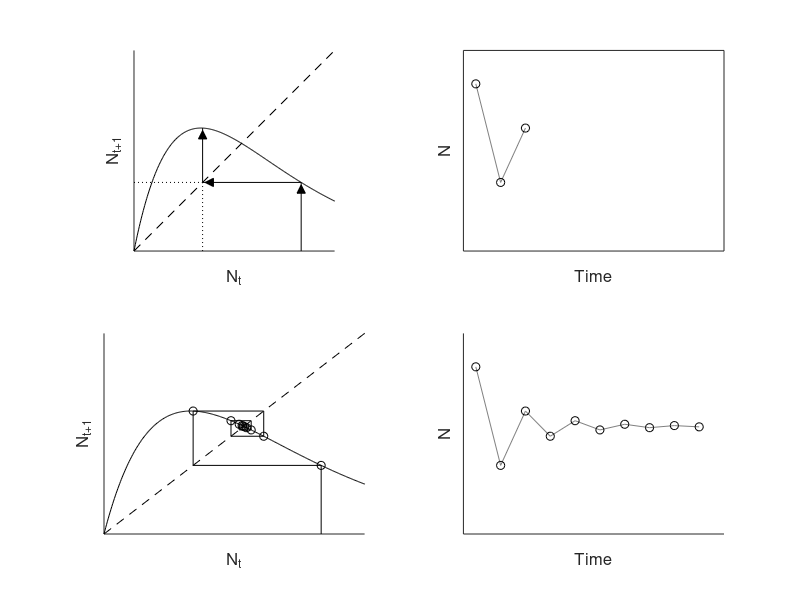
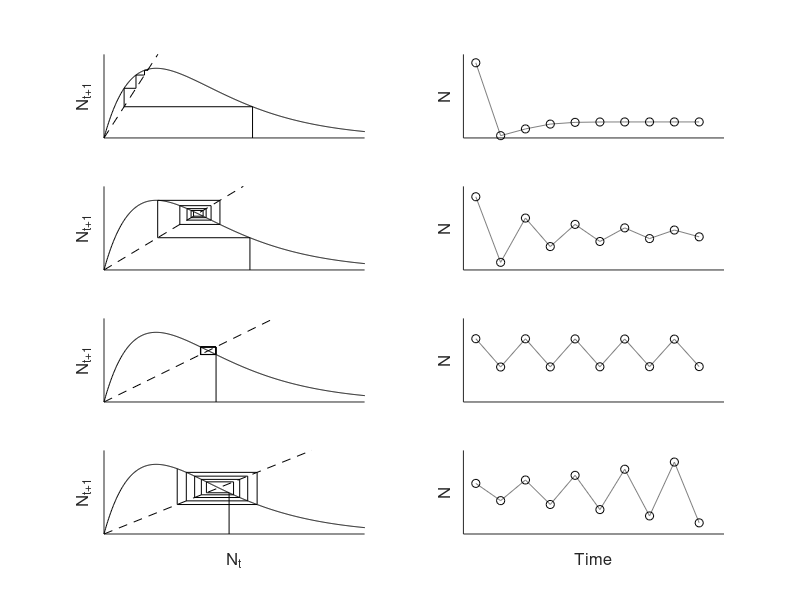

MATLAB code for these plots, in order:
function ricker_cobweb

% Plot the Ricker function with cobwebbing

%----------------------------------------------------------------
% Plot #1 : Example (Figure 2.8):
% Ricker parameters
a = 5;
b = 1;

Af = 0.1; %arrowhead factor, to scale position of arrowhead

% The plot will have four panels:
% Upper left will show all lines to axes
% Lower left will just show shortcut
% Right hand will show time series

maxN = 10;
N0 = 0:0.01:maxN;
N1 = ricker(a,b,N0);

figure(1)
set(gcf,'units','cent','position',[30,40,18,15])
clf

% First plot the function & replacement line
subplot(2,2,1)
hold on
plot(N0,N1,'k-') % function
plot([0 maxN],[0,maxN],'k--') % replacement line

% Now run the model:
T = 10;
Nt(1) = 2.5;
Ft(1) = ricker(a,b,Nt(1));
for t = 2:T
    Nt(t) = Ft(t-1);
    Ft(t) = ricker(a,b,Nt(t));
end

% cobweb:
do_cobweb(Nt,Ft,2,Af,6)

% Plot square:
plot([0, Nt(2)],[Nt(2),Nt(2)],'k:')
plot([Nt(2), Nt(2)],[0,Nt(2)],'k:')

% Format plot:
ylim([0 max(N1)*1.1])
axis equal
xlim([0 3])
ylim([0 3])
set(gca,'xtick',[],'ytick',[])
xlabel('N_t','fontsize',12); 
ylabel('N_t_+_1','fontsize',12);

% Top-right: time series
subplot(2,2,2)
plot(0:2,Nt(1:3),'ko','linestyle','-','color',[0.5 0.5 0.5],'markeredgecolor','k')

ylim([0 3])
xlim([-0.5 10])
set(gca,'xtick',[],'ytick',[])
xlabel('Time','fontsize',12);
ylabel('N','fontsize',12);


% Lower left - full cobweb:
subplot(2,2,3)
hold on
plot(N0,N1,'k-') % function
plot([0 maxN],[0,maxN],'k--') % replacement line

do_cobweb(Nt,Ft,10,Af,eps) % the full thing

% Add points:
plot(Nt,Ft,'ko','markerfacecolor','none')

xlim([0 3])
ylim([0 3])
set(gca,'xtick',[],'ytick',[])
xlabel('N_t','fontsize',12); 
ylabel('N_t_+_1','fontsize',12);

% Lower right: full timeseries
subplot(2,2,4)
hold on
plot(0:T-1,Nt,'ko','linestyle','-','color',[0.5 0.5 0.5],'markeredgecolor','k')

ylim([0 3])
xlim([-0.5 10])
set(gca,'xtick',[],'ytick',[])
xlabel('Time','fontsize',12);
ylabel('N','fontsize',12);

% End set of plots #1
%----------------------------------------------------------------

%----------------------------------------------------------------
% Plots #2: Examples of Ricker stability analysis, with different values of
% F'(X) (Figure 2.11)

figure(2)
set(gcf,'units','cent','position',[20,40,18,28])
clf

% Ricker parameters.
% Behavior depends on F'(X), which is equal to 1 - log(a)
A = [exp(0.85), exp(1.8), exp(2.0), exp(2.2)]; % stable, dampened, neutral limit cycles, undamp osc
b = 1;

Ninit = [2 1 1.5e-1 2e-1];

% subplot coordinates:
SP = [1 2; 3 4; 5 6; 7 8];

for aa = 1:length(A)

a = A(aa);
maxN = 10;
N0 = 0:0.01:maxN;
N1 = ricker(a,b,N0);

% Now run the model:
T = 10;
Nt(1) = log(a)/b + Ninit(aa);
Ft(1) = ricker(a,b,Nt(1));
for t = 2:T
    Nt(t) = Ft(t-1);
    Ft(t) = ricker(a,b,Nt(t));
end

% Left - cobweb:
subplot(4,2,SP(aa,1))
hold on
plot(N0,N1,'k-') % function
plot([0 maxN],[0,maxN],'k--') % replacement line

do_cobweb(Nt,Ft,T,Af,eps) % the full thing

xlim([0 5])
ylim([0 max(N1)*1.2])
%set(gca,'tickdir','out','ticklength',[0.015 0.015])
set(gca,'xtick',[],'ytick',[])
if aa == 4; xlabel('N_t','fontsize',12); end
ylabel('N_t_+_1','fontsize',12);

% Right: full timeseries
subplot(4,2,SP(aa,2))
hold on
plot(0:T-1,Nt,'ko','linestyle','-','color',[0.5 0.5 0.5],'markeredgecolor','k')

ylim([min(Nt)*0.8 max(Nt)*1.1])
xlim([-0.5 10])
%set(gca,'tickdir','out','ticklength',[0.015 0.015])
set(gca,'xtick',[],'ytick',[])
if aa == 4; xlabel('Time','fontsize',12); end
ylabel('N','fontsize',12);

end % end loop

% Helper functions
%%%%%%%%%%%%%%%%%%%%%%%%%%%%%%%%%%%%%%%%%%%%%%%%%%%
function N = ricker(a,b,N)
N = a*N.*exp(-b.*N);

function do_cobweb(Nt,Ft,T,Af,Ms)

% Ms is markersize

% Initial line from origin to Ft(1):
plot([Nt(1) Nt(1)],[0 Ft(1)],'k-')
plot(Nt(1),Ft(1)-Af,'marker','^','markerfacecolor','k','markeredgecolor','k','markersize',Ms)
for t = 1:T-1
    
   % Segment from Ft to replacement line
   plot([Nt(t),Ft(t)],[Ft(t),Ft(t)],'k-')
   if Nt(t) > Ft(t) % if the cobweb line is pointing to the left
   plot(Ft(t)+Af,Ft(t),'marker','<','markerfacecolor','k','markeredgecolor','k','markersize',Ms)
   else % pointing to the right
   plot(Ft(t)-Af,Ft(t),'marker','>','markerfacecolor','k','markeredgecolor','k','markersize',Ms)    
   end
   
   % Segment from replacement line to curve:
   plot([Nt(t+1),Nt(t+1)],[Ft(t),Ft(t+1)],'k-')
   if Ft(t+1) > Nt(t+1) % line is point up:
   plot(Nt(t+1),Ft(t+1)-Af,'marker','^','markerfacecolor','k','markeredgecolor','k','markersize',Ms)
   else % line is pointing down:
   plot(Nt(t+1),Ft(t+1)+Af,'marker','v','markerfacecolor','k','markeredgecolor','k','markersize',Ms) 
   end
 
end


